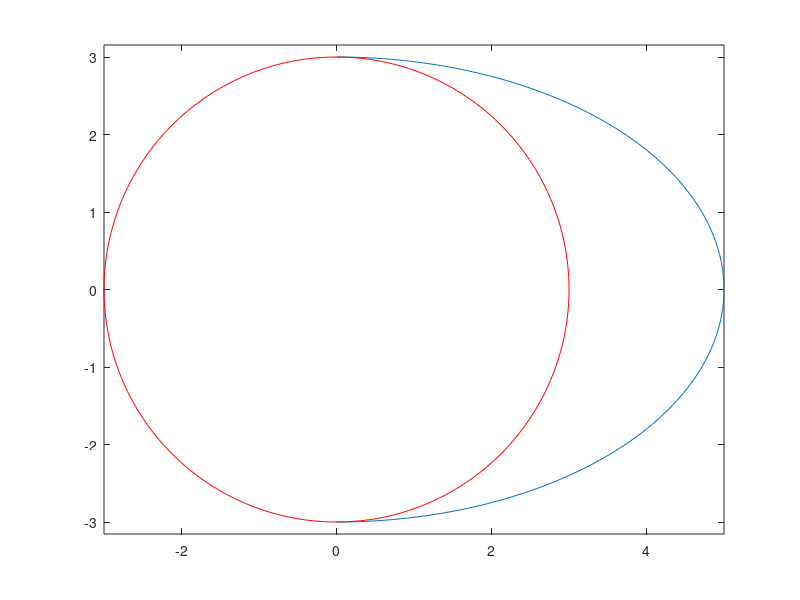
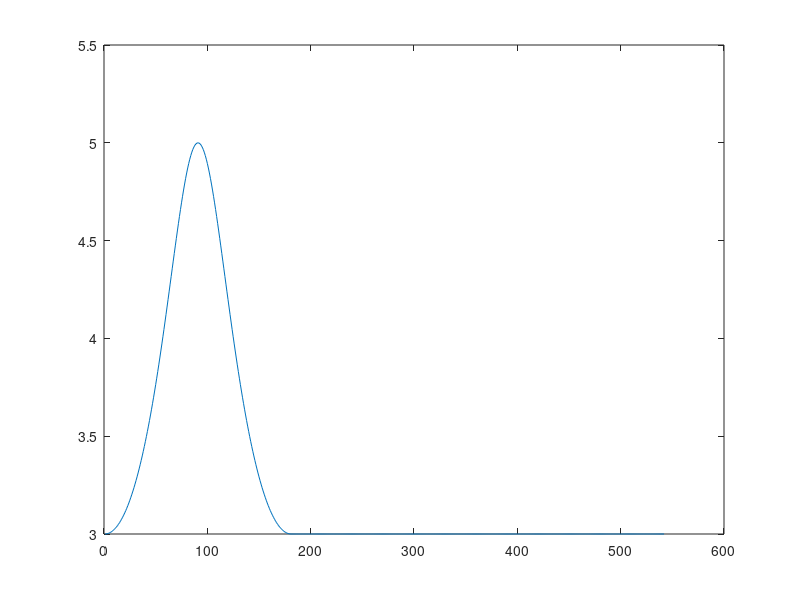

Write the MATLAB code that produced these figures, in order.
clc

a = 5; #большая полуось
b = 3; #малаая полуось
c = sqrt(a^2 - b^2);
e = c/a; #эксцентриситет


x_c = 0;
y_c = 0;

x = [];
y = [];

x1 = [];
y1 = [];

r_s = []

for phi = -90:90
    r = b/sqrt((1 - (e^2)*(cosd(phi)^2)));
    x = [x, x_c + r*cosd(phi)];
    y = [y, y_c + r*sind(phi)];
    r_s = [r_s, r];
end
for phi = 0:360
    r = 3;
    r_s = [r_s, r];
    x1 = [x1, x_c + r*cosd(phi)];
    y1 = [y1, y_c + r*sind(phi)];
end
figure(1)
plot(x,y)
hold on
plot(x1,y1, "r")
axis("equal")

figure(2)
plot(r_s)
